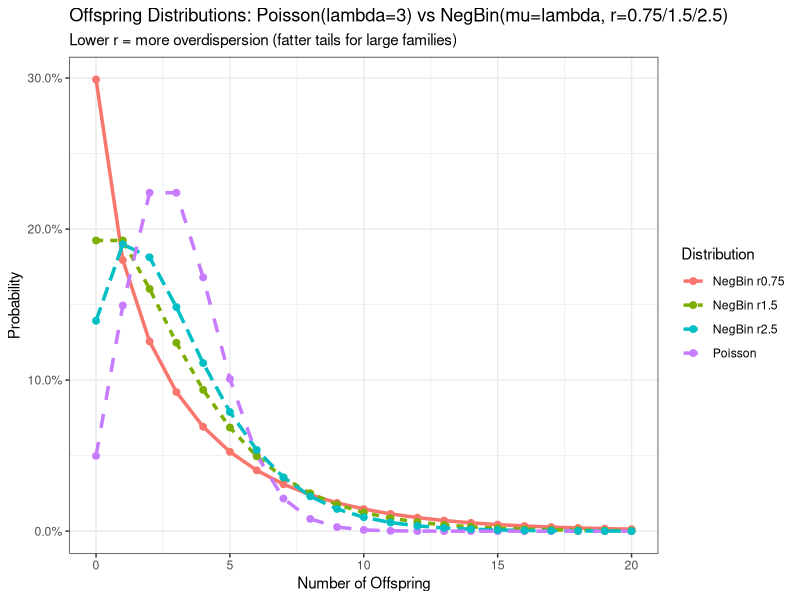
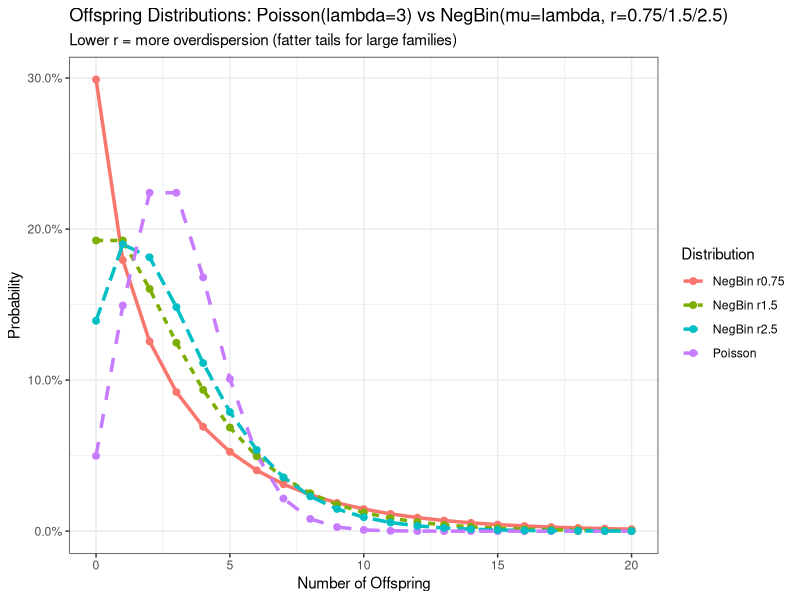

Recreate these plots in R, in order.
# Load libraries
library(ggplot2)
library(reshape2)  # For melting data

# Parameters
lambda <- 3  # Mean for all distributions (your current fert_rate lookup)
r_values <- c(0.75, 1.50, 2.5)  # Dispersion: low r = clumpier (Bible Belt families)

# Generate x values (chance for 0 to 20 offspring)
x <- 0:20

# Poisson PMF (your current approach)
pois_prob <- dpois(x, lambda = lambda)

# Negative Binomial PMFs for each r
nb_probs <- lapply(r_values, function(r) {
  dnbinom(x, mu = lambda, size = r)
})

# Data frame for plotting
df_list <- list(
  Poisson = data.frame(fertility = x, prob = pois_prob)
)

# Add NB curves
for (i in seq_along(r_values)) {
  df_list[[paste0("NegBin r", r_values[i])]] <- data.frame(
    fertility = x, 
    prob = nb_probs[[i]]
  )
}

sapply(r_values, function(r) mean(rnbinom(10000, mu=lambda, size=r)))  # ~2 for all
# [1] 1.99 2.01 2.00  (random variation, converges to 2)

# Combine and melt
df <- do.call(rbind, lapply(names(df_list), function(name) {
  df_list[[name]]$Distribution <- name
  df_list[[name]]
}))
df_melt <- melt(df, id.vars = c("fertility", "Distribution"), 
                value.name = "Probability")  # Remove variable.name line



# Plot
p <- ggplot(df_melt, aes(x = fertility, y = Probability, color = Distribution, linetype = Distribution)) +
  geom_line(linewidth = 1.2) +
  geom_point(size = 2) +
  labs(
    title = "Offspring Distributions: Poisson(lambda=3) vs NegBin(mu=lambda, r=0.75/1.5/2.5)",
    x = "Number of Offspring", 
    y = "Probability",
    subtitle = "Lower r = more overdispersion (fatter tails for large families)"
  ) +
  theme_bw() +
  scale_y_continuous(labels = scales::percent_format(accuracy = 0.1))

print(p)
ggsave("poisson_vs_nb_fertility.png", plot = p, width = 10, height = 6, dpi = 300)
